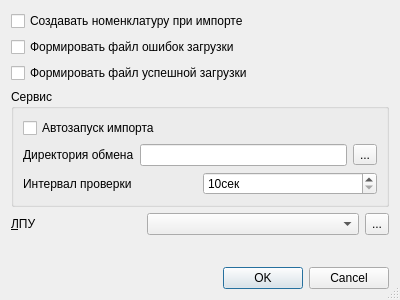
<?xml version="1.0" encoding="UTF-8"?>
<ui version="4.0">
 <class>appPreferencesDialog</class>
 <widget class="QDialog" name="appPreferencesDialog">
  <property name="geometry">
   <rect>
    <x>0</x>
    <y>0</y>
    <width>400</width>
    <height>300</height>
   </rect>
  </property>
  <property name="windowTitle">
   <string>Умолчания</string>
  </property>
  <property name="sizeGripEnabled">
   <bool>true</bool>
  </property>
  <layout class="QVBoxLayout" name="verticalLayout">
   <item>
    <widget class="QCheckBox" name="chkCreateNomenclatureDuringImport">
     <property name="text">
      <string>Создавать номенклатуру при импорте</string>
     </property>
    </widget>
   </item>
   <item>
    <widget class="QCheckBox" name="chkLogErrors">
     <property name="text">
      <string>Формировать файл ошибок загрузки</string>
     </property>
    </widget>
   </item>
   <item>
    <widget class="QCheckBox" name="chkLogSuccess">
     <property name="text">
      <string>Формировать файл успешной загрузки</string>
     </property>
    </widget>
   </item>
   <item>
    <widget class="QGroupBox" name="gbService">
     <property name="title">
      <string>Сервис</string>
     </property>
     <layout class="QVBoxLayout" name="verticalLayout_2">
      <item>
       <widget class="QCheckBox" name="chkAutoImport">
        <property name="text">
         <string>Автозапуск импорта</string>
        </property>
       </widget>
      </item>
      <item>
       <layout class="QHBoxLayout" name="horizontalLayout">
        <item>
         <widget class="QLabel" name="lblScanDir">
          <property name="text">
           <string>Директория обмена</string>
          </property>
         </widget>
        </item>
        <item>
         <widget class="QLineEdit" name="edtScanDir"/>
        </item>
        <item>
         <widget class="QToolButton" name="btnSelectScanDir">
          <property name="text">
           <string>...</string>
          </property>
         </widget>
        </item>
       </layout>
      </item>
      <item>
       <layout class="QHBoxLayout" name="horizontalLayout_2">
        <item>
         <widget class="QLabel" name="lblScanPeriod">
          <property name="text">
           <string>Интервал проверки</string>
          </property>
         </widget>
        </item>
        <item>
         <widget class="QSpinBox" name="edtScanPeriod">
          <property name="suffix">
           <string>сек</string>
          </property>
          <property name="minimum">
           <number>10</number>
          </property>
          <property name="maximum">
           <number>60000</number>
          </property>
         </widget>
        </item>
       </layout>
      </item>
     </layout>
    </widget>
   </item>
   <item>
    <layout class="QHBoxLayout" name="horizontalLayout_3">
     <item>
      <widget class="QLabel" name="lblOrganisation">
       <property name="sizePolicy">
        <sizepolicy hsizetype="Maximum" vsizetype="Fixed">
         <horstretch>0</horstretch>
         <verstretch>0</verstretch>
        </sizepolicy>
       </property>
       <property name="minimumSize">
        <size>
         <width>130</width>
         <height>0</height>
        </size>
       </property>
       <property name="text">
        <string>&amp;ЛПУ</string>
       </property>
       <property name="buddy">
        <cstring>cmbOrganisation</cstring>
       </property>
      </widget>
     </item>
     <item>
      <widget class="CPolyclinicComboBox" name="cmbOrganisation"/>
     </item>
     <item>
      <widget class="QToolButton" name="btnSelectOrganisation">
       <property name="sizePolicy">
        <sizepolicy hsizetype="Fixed" vsizetype="Ignored">
         <horstretch>0</horstretch>
         <verstretch>0</verstretch>
        </sizepolicy>
       </property>
       <property name="text">
        <string>...</string>
       </property>
      </widget>
     </item>
    </layout>
   </item>
   <item>
    <spacer name="verticalSpacer">
     <property name="orientation">
      <enum>Qt::Vertical</enum>
     </property>
     <property name="sizeHint" stdset="0">
      <size>
       <width>20</width>
       <height>40</height>
      </size>
     </property>
    </spacer>
   </item>
   <item>
    <widget class="QDialogButtonBox" name="buttonBox">
     <property name="standardButtons">
      <set>QDialogButtonBox::Cancel|QDialogButtonBox::Ok</set>
     </property>
    </widget>
   </item>
  </layout>
 </widget>
 <customwidgets>
  <customwidget>
   <class>CPolyclinicComboBox</class>
   <extends>QComboBox</extends>
   <header location="global">Orgs/OrgComboBox.h</header>
  </customwidget>
 </customwidgets>
 <resources/>
 <connections>
  <connection>
   <sender>buttonBox</sender>
   <signal>accepted()</signal>
   <receiver>appPreferencesDialog</receiver>
   <slot>accept()</slot>
   <hints>
    <hint type="sourcelabel">
     <x>199</x>
     <y>277</y>
    </hint>
    <hint type="destinationlabel">
     <x>199</x>
     <y>149</y>
    </hint>
   </hints>
  </connection>
  <connection>
   <sender>buttonBox</sender>
   <signal>rejected()</signal>
   <receiver>appPreferencesDialog</receiver>
   <slot>reject()</slot>
   <hints>
    <hint type="sourcelabel">
     <x>199</x>
     <y>277</y>
    </hint>
    <hint type="destinationlabel">
     <x>199</x>
     <y>149</y>
    </hint>
   </hints>
  </connection>
 </connections>
</ui>
